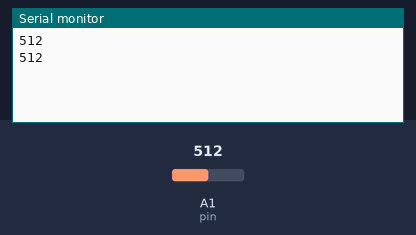
A sketch run on a simulated Arduino Uno, built with avr-gcc and run on an emulated ATmega328P. Shown: the last lines printed to the serial monitor. The inputs (shaded band) are chosen by the test bench; at power-on: A1 (pin) = 512.

Above: at 2.8 s.
2.9 s: A1 (pin) set to 716
At 5.1 s:
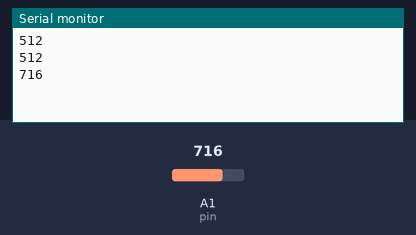
5.6 s: A1 (pin) set to 900
At 6.6 s:
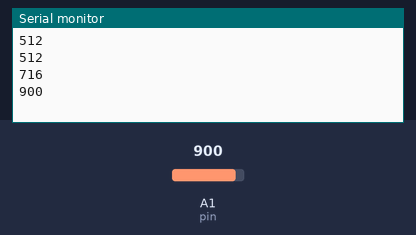
Timing chart, 0 to 8.6 s (numbered marks = the images above; inputs shaded):
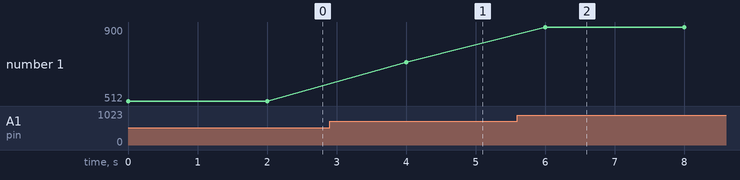

The sketch:

air.ino
```cpp
int pin = A1;

void setup() {
  // put your setup code here, to run once:
  pinMode(pin, INPUT);
  Serial.begin(9600);
}

void loop() {
  // put your main code here, to run repeatedly:
  int a = analogRead(pin);
  Serial.println(a);
  // int percentage = map(a,100, 450,0,100);
  // Serial.println(percentage);
  delay(2000);

}
```

Measured:
- after the input at 2.9 s, the serial monitor: prints a new line after 1.1 s (image 1)
- after the input at 5.6 s, the serial monitor: prints a new line after 0.40 s (image 2)
- plotted number 1: 512 → 716 after the input at 2.9 s, 716 → 900 after the input at 5.6 s
